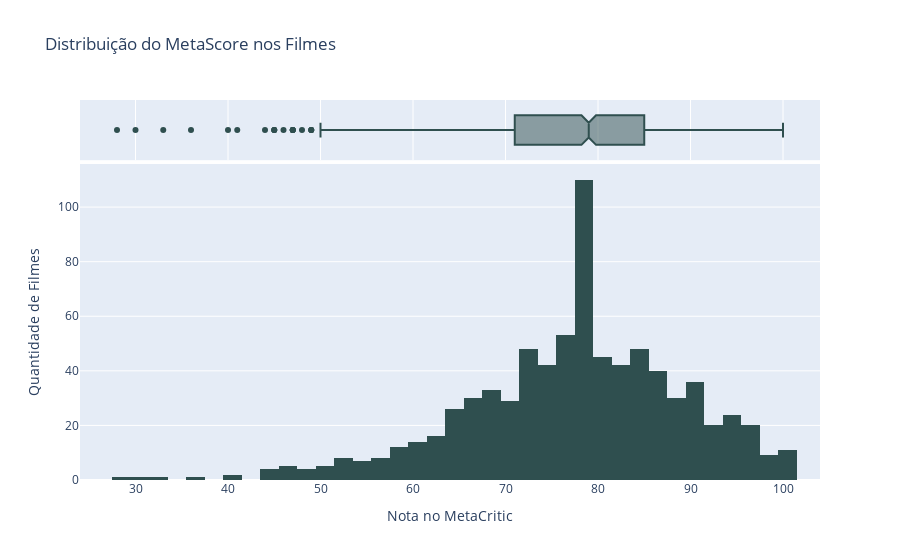

Here is the notebook cell this chart was saved with:
### Markdown cell above
**Distribuição do MetaScore**: Para analisar como o MetaScore está distribuído entre os filmes, aplicaremos um **Histograma** junto de um **Boxplot**, pois ambos os gráficos auxiliam no entendimento da distribuição em variáveis númericas.

Analisando os gráficos, é visível que a maior parte dos filmes possui uma nota no MetaCritic entre 70 e 86, com alguns outliers mal avaliados com nota inferior a 40.

### Code cell
# Distribuição do MetaCritic Score
metacritic_hist = (
    px.histogram(
        x=df.Meta_score,
        title="Distribuição do MetaScore nos Filmes",
        marginal="box",
        labels={"x": "Nota no MetaCritic"},
    )
    .update_traces(marker_color="DarkSlateGray")
    .update_layout(yaxis_title="Quantidade de Filmes")
)
metacritic_hist.show()

### Figure 1 — Plotly figure (JSON) as saved in the notebook; plotly's stock layout.template omitted (floating-point values rounded to 4 significant figures; data arrays with more than 128 entries replaced by an {"elided": "..."} marker saying what was removed)
{"data": [{"alignmentgroup": "True", "bingroup": "x", "hovertemplate": "Nota no MetaCritic=%{x}<br>count=%{y}<extra></extra>", "legendgroup": "", "marker": {"color": "DarkSlateGray", "pattern": {"shape": ""}}, "name": "", "offsetgroup": "", "orientation": "v", "showlegend": false, "type": "histogram", "x": {"elided": "785 int values"}, "xaxis": "x", "yaxis": "y"}, {"alignmentgroup": "True", "hovertemplate": "Nota no MetaCritic=%{x}<extra></extra>", "legendgroup": "", "marker": {"color": "DarkSlateGray"}, "name": "", "notched": true, "offsetgroup": "", "showlegend": false, "type": "box", "x": {"elided": "785 int values"}, "xaxis": "x2", "yaxis": "y2"}], "layout": {"barmode": "relative", "legend": {"tracegroupgap": 0}, "title": {"text": "Distribuição do MetaScore nos Filmes"}, "xaxis": {"anchor": "y", "domain": [0, 1], "title": {"text": "Nota no MetaCritic"}}, "xaxis2": {"anchor": "y2", "domain": [0, 1], "matches": "x", "showgrid": true, "showticklabels": false}, "yaxis": {"anchor": "x", "domain": [0, 0.8316], "title": {"text": "Quantidade de Filmes"}}, "yaxis2": {"anchor": "x2", "domain": [0.8416, 1], "matches": "y2", "showgrid": false, "showline": false, "showticklabels": false, "ticks": ""}}}
